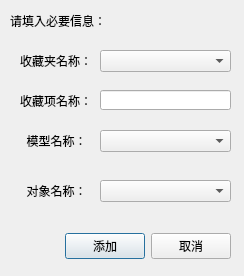
<?xml version="1.0" encoding="UTF-8"?>
<ui version="4.0">
 <class>AddFavItemDialog</class>
 <widget class="QDialog" name="AddFavItemDialog">
  <property name="windowModality">
   <enum>Qt::ApplicationModal</enum>
  </property>
  <property name="geometry">
   <rect>
    <x>0</x>
    <y>0</y>
    <width>244</width>
    <height>276</height>
   </rect>
  </property>
  <property name="windowTitle">
   <string>添加收藏项</string>
  </property>
  <widget class="QWidget" name="layoutWidget">
   <property name="geometry">
    <rect>
     <x>20</x>
     <y>230</y>
     <width>211</width>
     <height>33</height>
    </rect>
   </property>
   <layout class="QHBoxLayout">
    <property name="spacing">
     <number>6</number>
    </property>
    <property name="margin">
     <number>0</number>
    </property>
    <item>
     <spacer>
      <property name="orientation">
       <enum>Qt::Horizontal</enum>
      </property>
      <property name="sizeHint" stdset="0">
       <size>
        <width>131</width>
        <height>31</height>
       </size>
      </property>
     </spacer>
    </item>
    <item>
     <widget class="QPushButton" name="okButton">
      <property name="text">
       <string>添加</string>
      </property>
     </widget>
    </item>
    <item>
     <widget class="QPushButton" name="cancelButton">
      <property name="text">
       <string>取消</string>
      </property>
     </widget>
    </item>
   </layout>
  </widget>
  <widget class="QLabel" name="label">
   <property name="geometry">
    <rect>
     <x>10</x>
     <y>10</y>
     <width>101</width>
     <height>21</height>
    </rect>
   </property>
   <property name="text">
    <string>请填入必要信息：</string>
   </property>
  </widget>
  <widget class="QComboBox" name="favGroupComboBox">
   <property name="geometry">
    <rect>
     <x>100</x>
     <y>50</y>
     <width>131</width>
     <height>22</height>
    </rect>
   </property>
  </widget>
  <widget class="QLabel" name="label_2">
   <property name="geometry">
    <rect>
     <x>20</x>
     <y>50</y>
     <width>71</width>
     <height>21</height>
    </rect>
   </property>
   <property name="text">
    <string>收藏夹名称：</string>
   </property>
  </widget>
  <widget class="QLabel" name="label_3">
   <property name="geometry">
    <rect>
     <x>20</x>
     <y>130</y>
     <width>71</width>
     <height>21</height>
    </rect>
   </property>
   <property name="text">
    <string>  模型名称：</string>
   </property>
  </widget>
  <widget class="QComboBox" name="modelNameComboBox">
   <property name="geometry">
    <rect>
     <x>100</x>
     <y>130</y>
     <width>131</width>
     <height>22</height>
    </rect>
   </property>
  </widget>
  <widget class="QLabel" name="label_4">
   <property name="geometry">
    <rect>
     <x>20</x>
     <y>90</y>
     <width>71</width>
     <height>21</height>
    </rect>
   </property>
   <property name="text">
    <string>收藏项名称：</string>
   </property>
  </widget>
  <widget class="QLineEdit" name="favItemLineEdit">
   <property name="geometry">
    <rect>
     <x>100</x>
     <y>90</y>
     <width>131</width>
     <height>20</height>
    </rect>
   </property>
  </widget>
  <widget class="QLabel" name="label_5">
   <property name="geometry">
    <rect>
     <x>20</x>
     <y>180</y>
     <width>71</width>
     <height>21</height>
    </rect>
   </property>
   <property name="text">
    <string>  对象名称：</string>
   </property>
  </widget>
  <widget class="QComboBox" name="objNameComboBox">
   <property name="geometry">
    <rect>
     <x>100</x>
     <y>180</y>
     <width>131</width>
     <height>22</height>
    </rect>
   </property>
  </widget>
 </widget>
 <resources/>
 <connections>
  <connection>
   <sender>okButton</sender>
   <signal>clicked()</signal>
   <receiver>AddFavItemDialog</receiver>
   <slot>accept()</slot>
   <hints>
    <hint type="sourcelabel">
     <x>278</x>
     <y>253</y>
    </hint>
    <hint type="destinationlabel">
     <x>96</x>
     <y>254</y>
    </hint>
   </hints>
  </connection>
  <connection>
   <sender>cancelButton</sender>
   <signal>clicked()</signal>
   <receiver>AddFavItemDialog</receiver>
   <slot>reject()</slot>
   <hints>
    <hint type="sourcelabel">
     <x>369</x>
     <y>253</y>
    </hint>
    <hint type="destinationlabel">
     <x>179</x>
     <y>282</y>
    </hint>
   </hints>
  </connection>
 </connections>
</ui>
